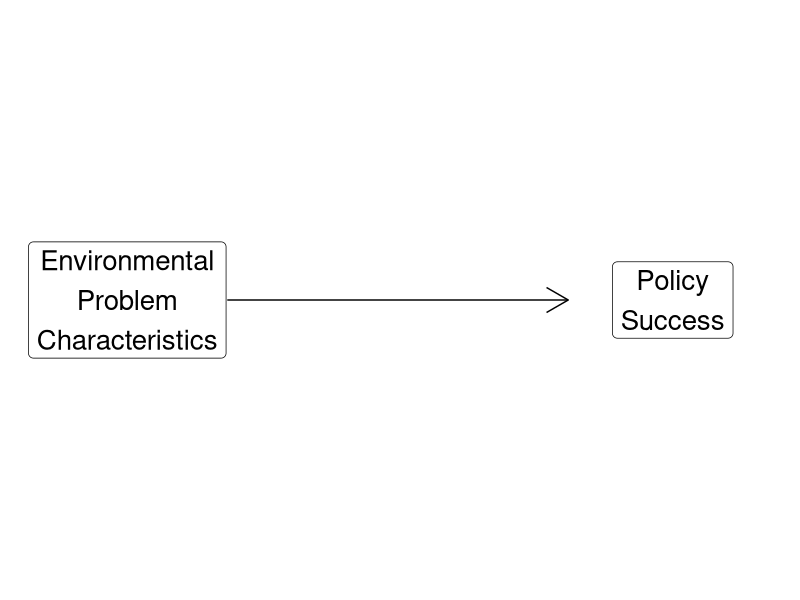
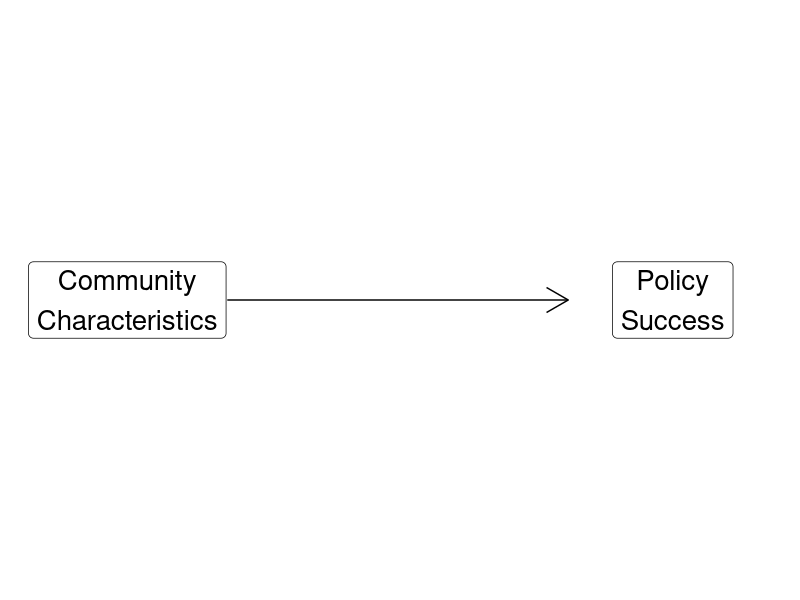
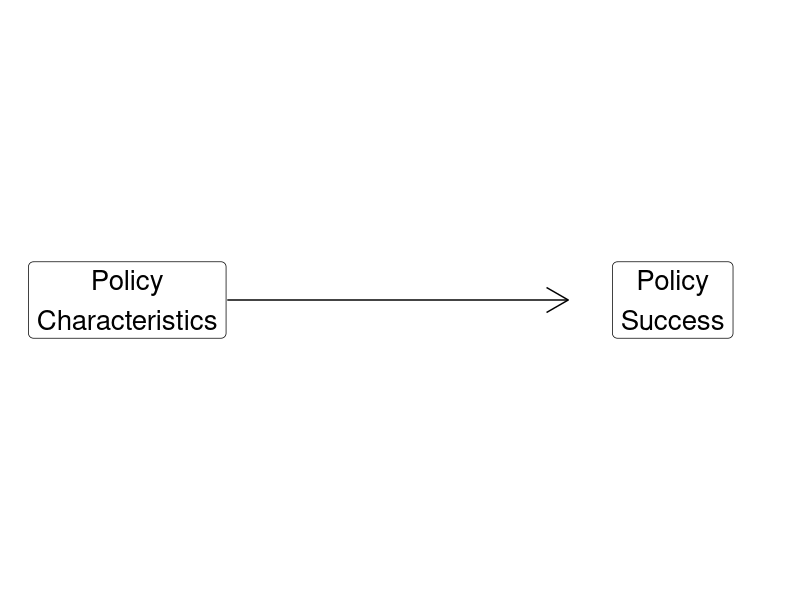

Recreate these plots in R, in order.
## ---- chunk 1
library(tidyverse)
library(kableExtra)
## ---- chunk 2
## Manual DAG
d1 <- tibble(
  x = c(-3, 3),
  y = c(1, 1),
  labels = c("Environmental\nProblem\nCharacteristics", "Policy\nSuccess")
)

ggplot(data = d1, aes(x = x, y = y)) +
  geom_point(size = 0, color = "white") +
  theme_void() +
  coord_cartesian(xlim = c(-4, 4)) +
  geom_label(aes(label = labels), size = 7) +
  annotate("segment", x = -1.9, xend = 1.85, y = 1, yend = 1, arrow = arrow())
## ---- chunk 3
## Manual DAG
d1 <- tibble(
  x = c(-3, 3),
  y = c(1, 1),
  labels = c("Community\nCharacteristics", "Policy\nSuccess")
)

ggplot(data = d1, aes(x = x, y = y)) +
  geom_point(size = 0, color = "white") +
  theme_void() +
  coord_cartesian(xlim = c(-4, 4)) +
  geom_label(aes(label = labels), size = 7) +
  annotate("segment", x = -1.9, xend = 1.85, y = 1, yend = 1, arrow = arrow())
## ---- chunk 4
## Manual DAG
d1 <- tibble(
  x = c(-3, 3),
  y = c(1, 1),
  labels = c("Policy\nCharacteristics", "Policy\nSuccess")
)

ggplot(data = d1, aes(x = x, y = y)) +
  geom_point(size = 0, color = "white") +
  theme_void() +
  coord_cartesian(xlim = c(-4, 4)) +
  geom_label(aes(label = labels), size = 7) +
  annotate("segment", x = -1.9, xend = 1.85, y = 1, yend = 1, arrow = arrow())
